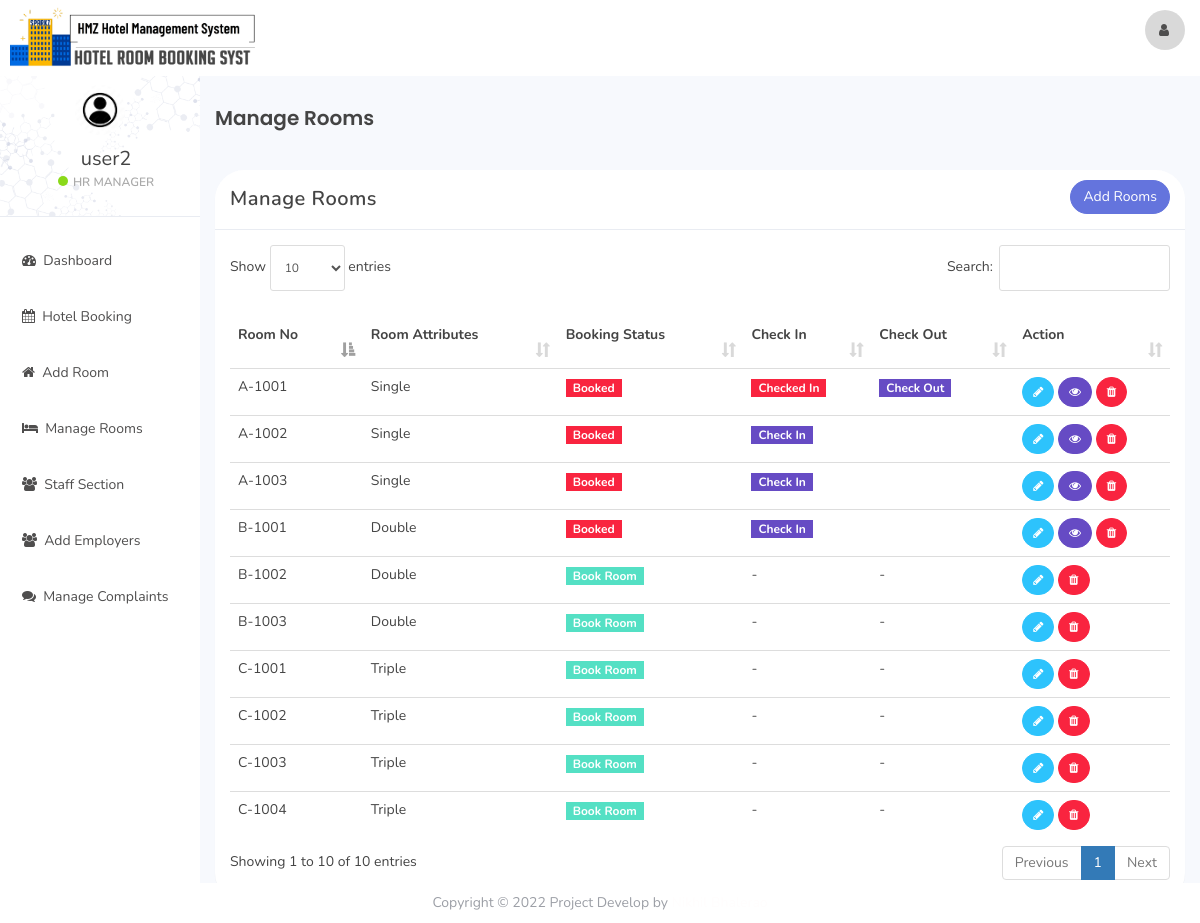
Screenshot of / (signed in) with the database file from the repository.
### tables this page shows
CREATE TABLE `user` (
  `id` int(11) NOT NULL,
  `name` varchar(100) NOT NULL,
  `username` varchar(50) NOT NULL,
  `email` varchar(100) NOT NULL,
  `password` varchar(100) NOT NULL,
  `created_at` timestamp NOT NULL DEFAULT current_timestamp()
);

CREATE TABLE `room` (
  `room_id` int(10) NOT NULL,
  `room_type_id` int(10) NOT NULL,
  `room_no` varchar(10) NOT NULL,
  `status` tinyint(1) DEFAULT NULL,
  `check_in_status` tinyint(1) NOT NULL,
  `check_out_status` tinyint(1) NOT NULL,
  `deleteStatus` tinyint(1) DEFAULT 0
);

CREATE TABLE `room_type` (
  `room_type_id` int(10) NOT NULL,
  `room_type` varchar(100) NOT NULL,
  `price` int(10) NOT NULL,
  `max_person` int(10) NOT NULL
);

### room_mang.php (the view, shortened to what this page needs)
<div class="col-sm-9 col-sm-offset-3 col-lg-10 col-lg-offset-2 main">
    <div class="row">
        <ol class="breadcrumb">
            <li class="active"> <h1>Manage Rooms</h1></li>
        </ol>
    </div>
    <br>
    <div class="row">
        <div class="col-lg-12">
        </div>
    </div>
    <div class="row">
        <div class="col-lg-12">
            <div class="panel panel-default">
                <div class="panel-heading">Manage Rooms
                    <button class="btn btn-secondary pull-right" style="border-radius:0%" data-toggle="modal" data-target="#addRoom">Add Rooms</button>
                </div>
                <div class="panel-body">
                    <table class="table table-responsive" cellspacing="0" width="100%"
                           id="rooms">
                        <thead>
                        <tr>
                            <th>Room No</th>
                            <th>Room Attributes</th>
                            <th>Booking Status</th>
                            <th>Check In</th>
                            <th>Check Out</th>
                            <th>Action</th>
                        </tr>
                        </thead>
                        <tbody>
                        <?php
                        $room_query = "SELECT * FROM room NATURAL JOIN room_type WHERE deleteStatus = 0";
                        $rooms_result = mysqli_query($connection, $room_query);
                        if (mysqli_num_rows($rooms_result) > 0) {
                            while ($rooms = mysqli_fetch_assoc($rooms_result)) { ?>
                                <tr>
                                    <td><?php echo $rooms['room_no'] ?></td>
                                    <td><?php echo $rooms['room_type'] ?></td>
                                    <td>
                                        <?php
                                        if ($rooms['status'] == 0) {
                                            echo '<a href="index.php?reservation&room_id=' . $rooms['room_id'] . '&room_type_id=' . $rooms['room_type_id'] . '" class=" btn-success badge" style="border-radius:0%">Book Room</a>';
                                        } else {
                                            echo '<a href="#" class="badge btn-danger" style="border-radius:0%">Booked</a>';
                                        }
                                        ?>
                                    <td>
                                        <?php
                                        if ($rooms['status'] == 1 && $rooms['check_in_status'] == 0) {
                                            echo '<button class="badge btn-warning" id="checkInRoom"  data-id="' . $rooms['room_id'] . '" data-toggle="modal" style="border-radius:0%" data-target="#checkIn">Check In</button>';
                                        } elseif ($rooms['status'] == 0) {
                                            echo '-';
                                        } else {
                                            echo '<a href="#" class="badge btn-danger" style="border-radius:0%">Checked In</a>';
                                        }
                                        ?>
                                    </td>
                                    <td>
                                        <?php
                                        if ($rooms['status'] == 1 && $rooms['check_in_status'] == 1) {
                                            echo '<button class="badge btn-primary" style="border-radius:0%" id="checkOutRoom" data-id="' . $rooms['room_id'] . '">Check Out</button>';
                                        } elseif ($rooms['status'] == 0) {
                                            echo '-';
                                        }
                                        ?>
                                    </td>
                                    <td>
                                        <button title="Edit Room Information" style="border-radius:60px;" data-toggle="modal"
                                                data-target="#editRoom" data-id="<?php echo $rooms['room_id']; ?>"
                                                id="roomEdit" class="btn btn-sm btn-info"><i class="fa fa-pencil"></i></button>
                                        <?php
                                        if ($rooms['status'] == 1) {
                                            echo '<button title="Customer Information" data-toggle="modal" data-target="#cutomerDetailsModal" data-id="' . $rooms['room_id'] . '" id="cutomerDetails" class="btn btn-sm btn-warning" style="border-radius:60px;"><i class="fa fa-eye"></i></button>';
                                        }
                                        ?>
                                        <a href="ajax.php?delete_room=<?php echo $rooms['room_id']; ?>"
                                           class="btn btn-sm btn-danger" style="border-radius:60px;" onclick="return confirm('Are you Sure?')"><i
                                                    class="fa fa-trash" alt="delete"></i></a>
                                    </td>
                                </tr>
                            <?php }
                        } else {
                            echo "No Rooms";
                        }
                        ?>
                        </tbody>
                    </table>
                </div>
            </div>
        </div>
    </div>
</div>

### includes/sidebar.php (shortened to what this page needs)
<div id="sidebar-collapse" class="col-sm-3 col-lg-2 sidebar">
    <div class="profile-sidebar">
        <div class="profile-userpic">
            <img src="assets/img/user.jpeg" class="img-responsive" alt="">
        </div>
        <div class="profile-usertitle">
            <div class="profile-usertitle-name"><?php echo $user['name'];?></div>
            <div class="profile-usertitle-status"><span class="indicator label-success"></span>HR Manager</div>
        </div>
    </div>
    <ul class="nav menu">
    <?php
        if (isset($_GET['dashboard'])){ ?>
            <li class="active">
                <a href="index.php?dashboard"><em class="fa fa-dashboard">&nbsp;</em>
                    Dashboard
                </a>
            </li>
        <?php } else{?>
            <li>
                <a href="index.php?dashboard"><em class="fa fa-dashboard">&nbsp;</em>
                    Dashboard
                </a>
            </li>
        <?php }
        if (isset($_GET['reservation'])){ ?>
            <li class="active">
            <a href="index.php?reservation"><em class="fa fa-calendar">&nbsp;</em>
                    Hotel Booking
                </a>
            </li>
        <?php } else{?>
            <li>
            <a href="index.php?reservation"><em class="fa fa-calendar">&nbsp;</em>
                    Hotel Booking
                </a>
            </li>
	<?php }
        if (isset($_GET['addRoom'])){ ?>
            <li class="active">
                <a data-toggle="modal" data-target="#addRoom"><em class="fa fa-home">&nbsp;</em>
                    Add Room
                </a>
            </li>
        <?php } else{?>
            <li>
            <a data-toggle="modal" data-target="#addRoom"><em class="fa fa-home">&nbsp;</em>
					Add Room
                </a>
            </li>
        <?php }
        if (isset($_GET['room_mang'])){ ?>
            <li class="active">
                <a href="index.php?room_mang"><em class="fa fa-bed">&nbsp;</em>
                    Manage Rooms
                </a>
            </li>
        <?php } else{?>
            <li>
            <a href="index.php?room_mang"><em class="fa fa-bed">&nbsp;</em>
                    Manage Rooms
                </a>
            </li>
        <?php }
        if (isset($_GET['staff_mang'])){ ?>
            <li class="active">
                <a href="index.php?staff_mang"><em class="fa fa-users">&nbsp;</em>
                    Staff Section
                </a>
            </li>
        <?php } else{?>
            <li>
                <a href="index.php?staff_mang"><em class="fa fa-users">&nbsp;</em>
                    Staff Section
                </a>
            </li>
		<?php }
		if (isset($_GET['add_emp'])){ ?>
            <li class="active">
                <a href="index.php?add_emp"><em class="fa fa-users">&nbsp;</em>
                   Add Employers
                </a>
            </li>
        <?php } else{?>
            <li>
                <a href="index.php?add_emp"><em class="fa fa-users">&nbsp;</em>
                    Add Employers
                </a>
            </li>
        <?php }
        if (isset($_GET['complain'])){ ?>
            <li class="active">
                <a href="index.php?complain"><em class="fa fa-comments">&nbsp;</em>
                    Manage Complaints
                </a>
            </li>
        <?php } else{?>
            <li>
                <a href="index.php?complain"><em class="fa fa-comments">&nbsp;</em>
                    Manage Complaints
                </a>
            </li>
        <?php }
        ?>
    </ul>
</div>

### rows the page displays
user: name "user2"
room: room_no "A-1001", room_type.room_type "Single", status "Booked"
room: room_no "A-1002", room_type.room_type "Single", status "Booked"
room: room_no "A-1003", room_type.room_type "Single", status "Booked"
room: room_no "B-1001", room_type.room_type "Double", status "Booked"
room: room_no "B-1002", room_type.room_type "Double"
room: room_no "B-1003", room_type.room_type "Double"
room: room_no "C-1001", room_type.room_type "Triple"
room: room_no "C-1003", room_type.room_type "Triple"
room: room_no "C-1002", room_type.room_type "Triple"
room: room_no "C-1004", room_type.room_type "Triple"
